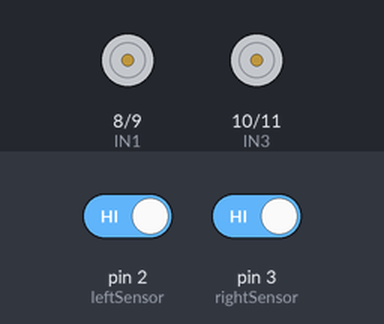
Bench run of a sketch on a simulated Arduino Uno, built with avr-gcc and run on an emulated ATmega328P. On the bench: motor-driver pin pairs drawn as motors (green arrow = first pin HIGH = forward, orange = second pin HIGH = backward, longer = more drive). The test bench sets the inputs (shaded band); at power-on: pin 2 (leftSensor) HIGH, pin 3 (rightSensor) HIGH.

Above: at 1.2 s.
1.3 s: pin 2 (leftSensor) driven LOW
At 1.5 s:
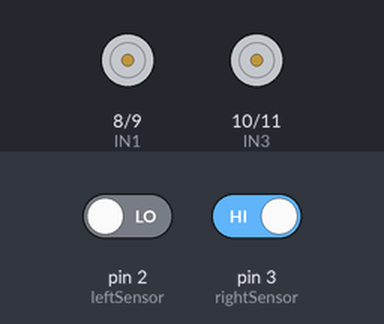
4.3 s: pin 3 (rightSensor) driven LOW
At 4.52 s:
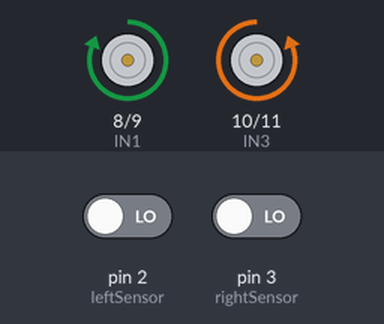
7.3 s: pin 2 (leftSensor) driven HIGH
At 7.45 s:
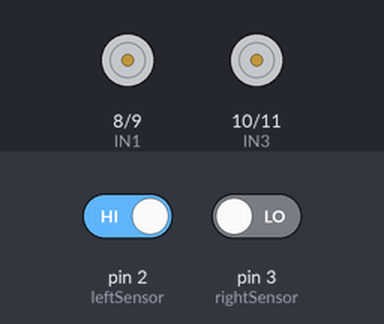
10.3 s: pin 3 (rightSensor) driven HIGH
At 11.6 s:
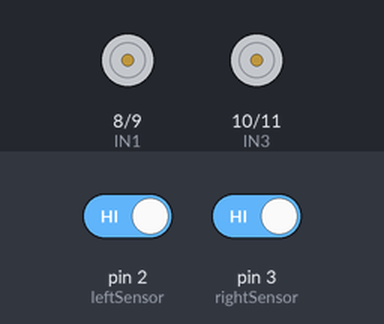
Timing chart, 0 to 12.8 s (numbered marks = the images above; inputs shaded):
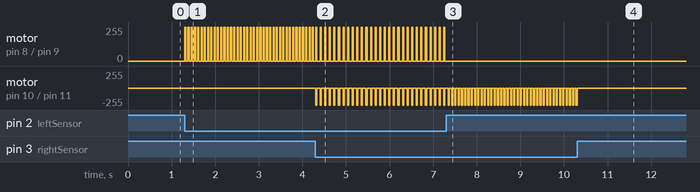

Measured:
- after the input at 1.3 s, motor on pin 8 (IN1) / pin 9 (IN2): alternates forward 255/255 for 0.03 s and stopped for 0.05 s, starting at once
- after the input at 4.3 s, motor on pin 8 (IN1) / pin 9 (IN2): alternates forward 255/255 for 0.03 s and stopped for 0.08 s, starting after 0.21 s; motor on pin 10 (IN3) / pin 11 (IN4): alternates backward 255/255 for 0.03 s and stopped for 0.08 s, starting at once
- after the input at 7.3 s, motor on pin 8 (IN1) / pin 9 (IN2): stops changing and stays stopped; motor on pin 10 (IN3) / pin 11 (IN4): alternates backward 255/255 for 0.03 s and stopped for 0.05 s, starting after 0.20 s
- after the input at 10.3 s, motor on pin 10 (IN3) / pin 11 (IN4): goes on until 10.3 s, then stays stopped

The sketch:

LineFollower.ino
```cpp
// Left IR Sensor
const int leftSensor = 2;
// Right IR Sensor
const int rightSensor = 3;

// L298N Motor Driver Pins
const int IN1 = 8;  // Left Motor Forward
const int IN2 = 9;  // Left Motor Backward
const int IN3 = 10; // Right Motor Backward
const int IN4 = 11; // Right Motor Forward

void setup() {
  pinMode(leftSensor, INPUT);
  pinMode(rightSensor, INPUT);

  pinMode(IN1, OUTPUT);
  pinMode(IN2, OUTPUT);
  pinMode(IN3, OUTPUT);
  pinMode(IN4, OUTPUT);
}

void loop() {
  // Sensors reading (Assuming: 1 = Black Line, 0 = White surface)
  // Agar aapke sensors ulti reading de rahe hain, toh niche 1 aur 0 ko aapas me badal dena.
  int leftState = digitalRead(leftSensor);
  int rightState = digitalRead(rightSensor);

  if (leftState == 0 && rightState == 0) {
    // Dono white par hain -> Seedha chalo (Slow step)
    moveForward();
  }
  else if (leftState == 1 && rightState == 0) {
    // Left sensor black line par aaya -> Left mudo
    turnLeft();
  }
  else if (leftState == 0 && rightState == 1) {
    // Right sensor black line par aaya -> Right mudo
    turnRight();
  }
  else if (leftState == 1 && rightState == 1) {
    // Dono black par hain (T-point ya stop market) -> Stop
    stopMotors();
  }
}

// ---- Motor Control Functions with Delays for Low Speed ----

void moveForward() {
  digitalWrite(IN1, HIGH);
  digitalWrite(IN2, LOW);
  digitalWrite(IN3, LOW);
  digitalWrite(IN4, HIGH);

  // Speed kam rakhne ke liye thoda sa chala kar stop karenge (Pulsing)
  delay(25);
  stopMotors();
  delay(80); // Jitna ye delay badhaoge, speed utni hi kam hogi
}

void turnLeft() {
  // Left murne ke liye Left motor stop/back, Right motor forward
  digitalWrite(IN1, LOW);
  digitalWrite(IN2, LOW);
  digitalWrite(IN3, LOW);
  digitalWrite(IN4, HIGH);

  delay(25);
  stopMotors();
  delay(50);
}

void turnRight() {
  // Right murne ke liye Right motor stop/back, Left motor forward
  digitalWrite(IN1, HIGH);
  digitalWrite(IN2, LOW);
  digitalWrite(IN3, LOW);
  digitalWrite(IN4, LOW);

  delay(25);
  stopMotors();
  delay(50);
}

void stopMotors() {
  digitalWrite(IN1, LOW);
  digitalWrite(IN2, LOW);
  digitalWrite(IN3, LOW);
  digitalWrite(IN4, LOW);
}
```
